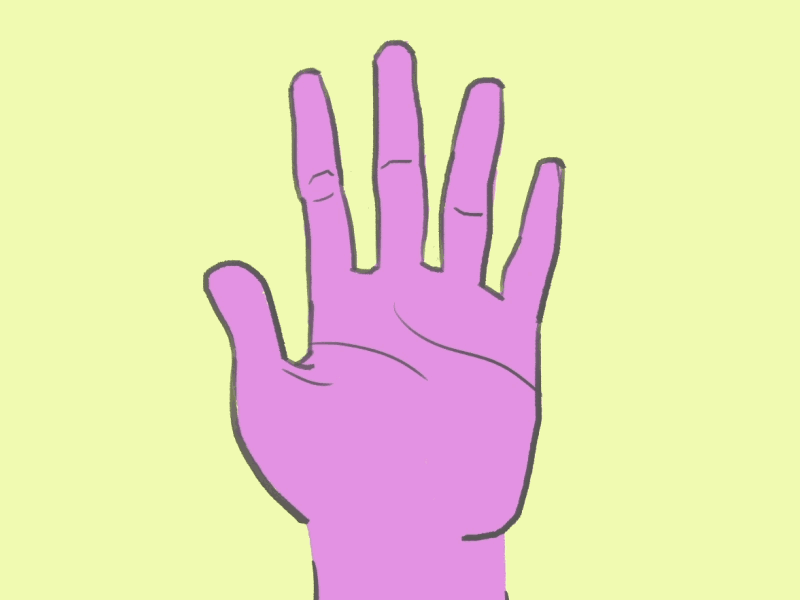
#> input picture assets/close_fist.gif, 800 x 600 px
$ python prepare_close_fist.py
#> lines starting #> are read from the running program, lines starting #| are printed output that depends on the picture; after the words box and inside, x2 and y2 are one past the last pixel; in counts of white or black regions, pixels touching at a corner belong together
"""Bake assets/close_fist.gif into a 2-tone black-and-white sprite sheet.

Run once (and again if the source GIF changes):

    uv run python scripts/prepare_close_fist.py

Reads ``assets/close_fist.gif`` and writes ``assets/close_fist_bw.png``:
the flat background is removed (transparent) and the hand is reduced to a
2-tone stencil (solid white body, solid black outlines). Frames are packed
into a grid sprite sheet for cheap loading with pygame.
"""

from pathlib import Path

import numpy as np
from PIL import Image

ROOT = Path(__file__).resolve().parents[1]
SRC = ROOT / "assets" / "close_fist.gif"
DST = ROOT / "assets" / "close_fist_bw.png"

BG = np.array([240, 250, 177])
BG_TOLERANCE = 30
LUMA_THRESHOLD = 140
FRAME_HEIGHT = 200
PAD = 10
COLS = 8
ROWS = 7


def _ensure_even(value: int) -> int:
    return value + (value & 1)


def load_frames() -> list[np.ndarray]:
    im = Image.open(SRC)
#> im is the input picture: PIL image 800x600 P; mean R, G, B 232.8, 221.8, 185.7
    frames = []
    for i in range(im.n_frames):
        im.seek(i)
        frames.append(np.array(im.convert("RGB")))
#> after the loop, frames = 57 items
    if len(frames) > 1 and np.array_equal(frames[0], frames[-1]):
        frames.pop()
    return frames


def foreground_bbox(frames: list[np.ndarray]) -> tuple[int, int, int, int]:
    min_x = min_y = 10**9
    max_x = max_y = -1
    for frame in frames:
        mask = np.abs(frame.astype(int) - BG).sum(axis=2) > BG_TOLERANCE
        ys, xs = np.where(mask)
        if xs.size:
            min_x, max_x = min(min_x, xs.min()), max(max_x, xs.max())
            min_y, max_y = min(min_y, ys.min()), max(max_y, ys.max())
    return min_x, min_y, max_x, max_y


def to_bw(frame: np.ndarray) -> Image.Image:
    rgb = frame.astype(int)
    background = np.abs(rgb - BG).sum(axis=2) <= BG_TOLERANCE
    luma = 0.299 * rgb[..., 0] + 0.587 * rgb[..., 1] + 0.114 * rgb[..., 2]

    rgba = np.zeros((*frame.shape[:2], 4), dtype=np.uint8)
    ink = (~background) & (luma < LUMA_THRESHOLD)
    paper = (~background) & (luma >= LUMA_THRESHOLD)
    rgba[ink] = (0, 0, 0, 255)
    rgba[paper] = (255, 255, 255, 255)
    return Image.fromarray(rgba, "RGBA")


def main() -> None:
    frames = load_frames()
#> frames = 56 items
    if len(frames) != COLS * ROWS:
        raise SystemExit(
            f"Expected {COLS * ROWS} frames for a {COLS}x{ROWS} grid, got {len(frames)}."
        )

    x0, y0, x1, y1 = foreground_bbox(frames)
#> the loop in foreground_bbox, `for frame in frames:` made 56 passes
#> (min_x, max_x, min_y) on passes 1 to 12: (202, 566, 39), (202, 566, 39), (202, 566, 38), (202, 566, 38), (202, 566, 38), (202, 570, 38), (202, 570, 38), (202, 570, 38), (202, 570, 38), (202, 570, 38), (202, 733, 38), (202, 733, 38)
#> pass 1, in foreground_bbox, `mask = np.abs(frame.astype(int) - BG).sum(axis=2) > BG_TOLERANCE`:
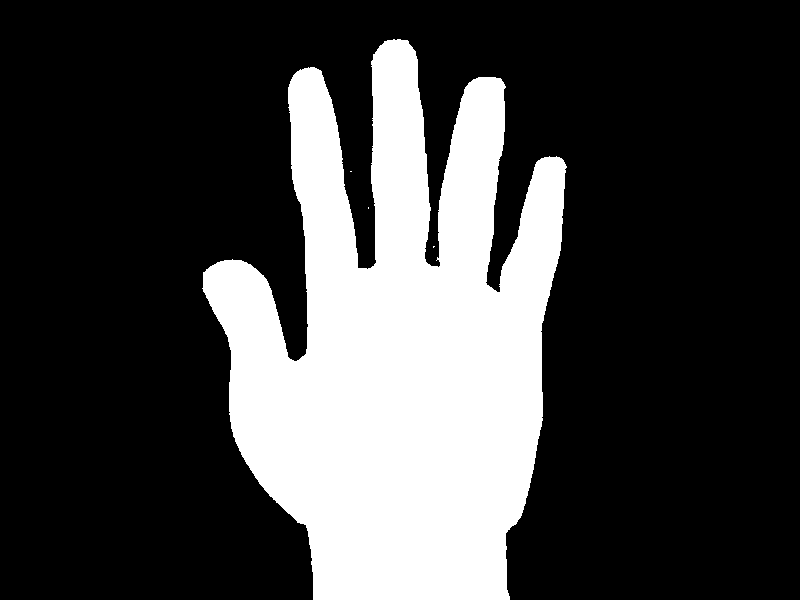
#> mask: shape (600, 800) bool; 26.1% white; 4 white regions (3 under 20 px), largest, box (x1, y1, x2, y2) and area: (202, 39, 567, 600) 125347
#> pass 3, in foreground_bbox, `mask = np.abs(frame.astype(int) - BG).sum(axis=2) > BG_TOLERANCE`:
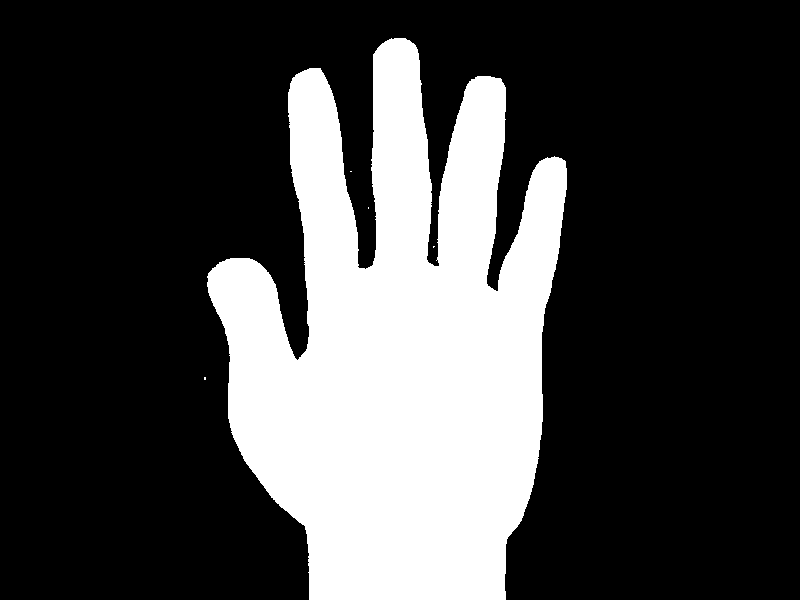
#> mask: shape (600, 800) bool; 26.6% white; 5 white regions (4 under 20 px), largest, box (x1, y1, x2, y2) and area: (207, 38, 567, 600) 127480
#> x0 = 177; y0 = 38; x1 = 733; y1 = 599
    left = max(0, x0 - PAD)
#> left = 167
    top = max(0, y0 - PAD)
#> top = 28
    right = min(frames[0].shape[1], x1 + 1 + PAD)
#> right = 744
    bottom = min(frames[0].shape[0], y1 + 1 + PAD)
#> bottom = 600
    crop = (left, top, right, bottom)
#> crop = (167, 28, 744, 600)

    width = _ensure_even(round((right - left) * FRAME_HEIGHT / (bottom - top)))
#> width = 202
    height = _ensure_even(FRAME_HEIGHT)

    sheet = Image.new("RGBA", (COLS * width, ROWS * height), (0, 0, 0, 0))
#> sheet: PIL image 1616x1400 RGBA; every value is 0
    for index, frame in enumerate(frames):
        cell = to_bw(frame).crop(crop).resize((width, height), Image.LANCZOS)
        cell.putalpha(cell.getchannel("A").point(lambda a: 255 if a > 128 else 0))
        sheet.paste(cell, ((index % COLS) * width, (index // COLS) * height))
#> this loop made 56 passes
#> pass 1, in to_bw, `luma = 0.299 * rgb[..., 0] + 0.587 * rgb[..., 1] + 0.114 * rgb[..., 2]`:
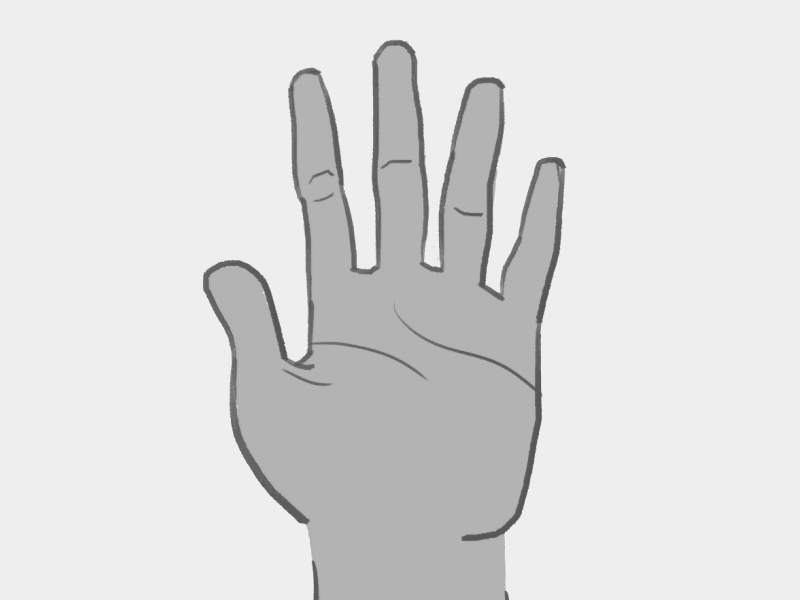
#> luma: shape (600, 800) float64; min 87.07, max 239.7, mean 221
#> after the loop:
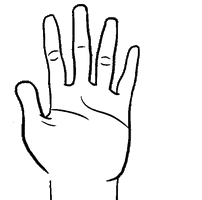
#> cell: PIL image 202x200 RGBA; mean R, G, B, A 91.1, 91.1, 91.1, 98.6; transparent parts drawn white
#> after the loop:
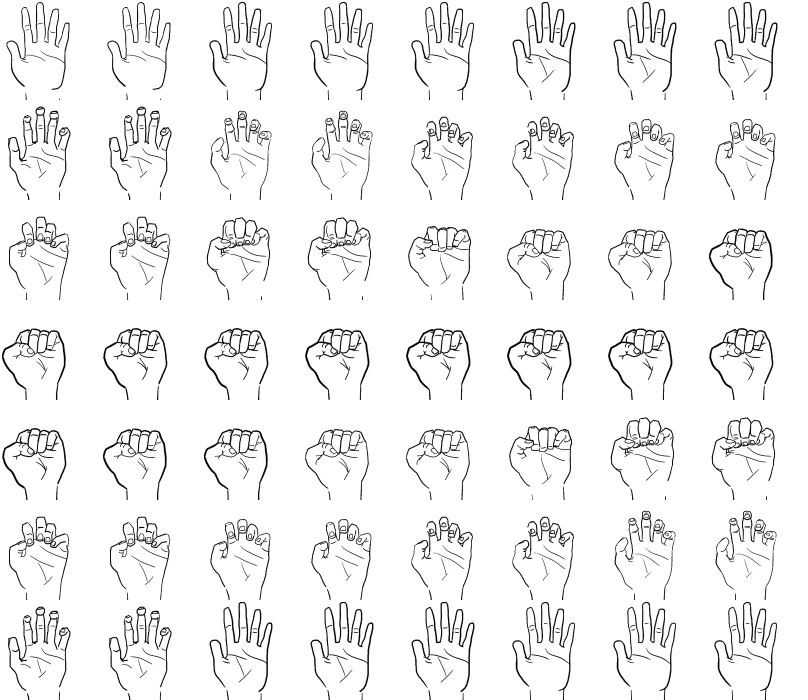
#> sheet: PIL image 1616x1400 RGBA (shown at 1/2 size); mean R, G, B, A 84.1, 84.1, 84.1, 92; transparent parts drawn white

    sheet.save(DST)
    print(
        f"Wrote {DST.relative_to(ROOT)}: {COLS}x{ROWS} frames of "
        f"{width}x{height}px ({sheet.width}x{sheet.height})."
    )
#| Wrote assets/close_fist_bw.png: 8x7 frames of 202x200px (1616x1400).


if __name__ == "__main__":
    main()
